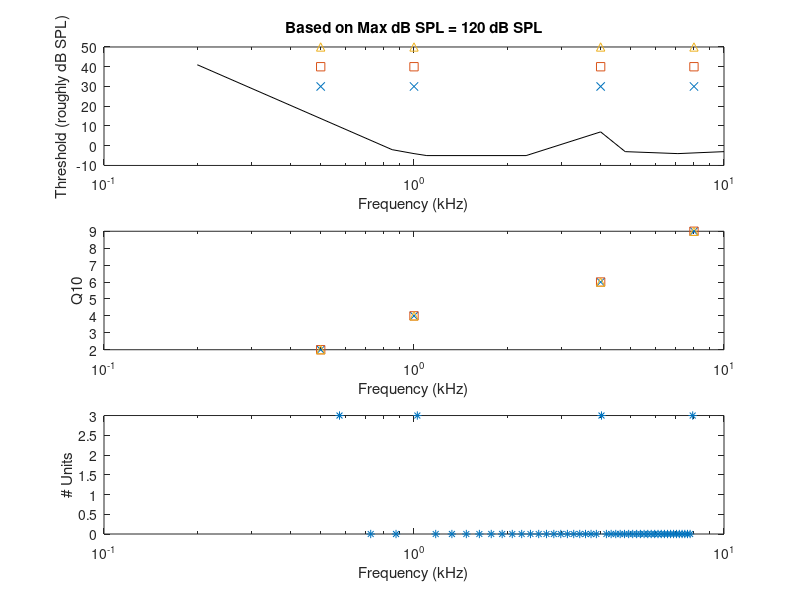

The MATLAB script that drew this image:
% FILE: deaf_thresholds.m
%
% To track thresholds and Q10 during deafcat experiment

clear

MaxdBSPL=120;

% [ BF (kHz) thresh_atten Q10 SR ]
data=[
.5 90 2 75
.5 80 2 10
.5 70 2 .3
1 90 4 75
1 80 4 10
1 70 4 .3
4 90 6 75
4 80 6 10
4 70 6 .3
8 90 9 75
8 80 9 10
8 70 9 .3
];


%%%%%%%%%%%%%%%%%%%%%%%%%%%%%%%%%%%%%%%%%%%%%%%%%%%%%%%%%%%%%%%%%%%%%%
load normema.mat

thresh_HSR=data(find(data(:,4)>=18),1:2)
thresh_MSR=data(find((data(:,4)<18)&(data(:,4)>=0.5)),1:2)
thresh_LSR=data(find(data(:,4)<.5),1:2)
    
Q10_HSR=data(find(data(:,4)>=18),1:2:3)
Q10_MSR=data(find((data(:,4)<18)&(data(:,4)>=0.5)),1:2:3)
Q10_LSR=data(find(data(:,4)<.5),1:2:3)

    
figure(11); clf
subplot(311)
semilogx(thresh_HSR(:,1),MaxdBSPL-thresh_HSR(:,2),'x')
hold on
semilogx(thresh_MSR(:,1),MaxdBSPL-thresh_MSR(:,2),'s')
semilogx(thresh_MSR(:,1),MaxdBSPL-thresh_LSR(:,2),'^')
semilogx(normt(1,:),normt(2,:),'k')
ylabel('Threshold (roughly dB SPL)')
xlabel('Frequency (kHz)')
title(sprintf('Based on Max dB SPL = %.f dB SPL',MaxdBSPL))
xlim([.1 10])

subplot(312)
semilogx(Q10_HSR(:,1),Q10_HSR(:,2),'x')
hold on
semilogx(Q10_MSR(:,1),Q10_MSR(:,2),'s')
semilogx(Q10_MSR(:,1),Q10_LSR(:,2),'^')
ylabel('Q10')
xlabel('Frequency (kHz)')
xlim([.1 10])

subplot(313)
[Nunits,fbins]=hist(data(:,1),50)
semilogx(fbins,Nunits,'*')
xlabel('Frequency (kHz)')
ylabel('# Units')
xlim([.1 10])

